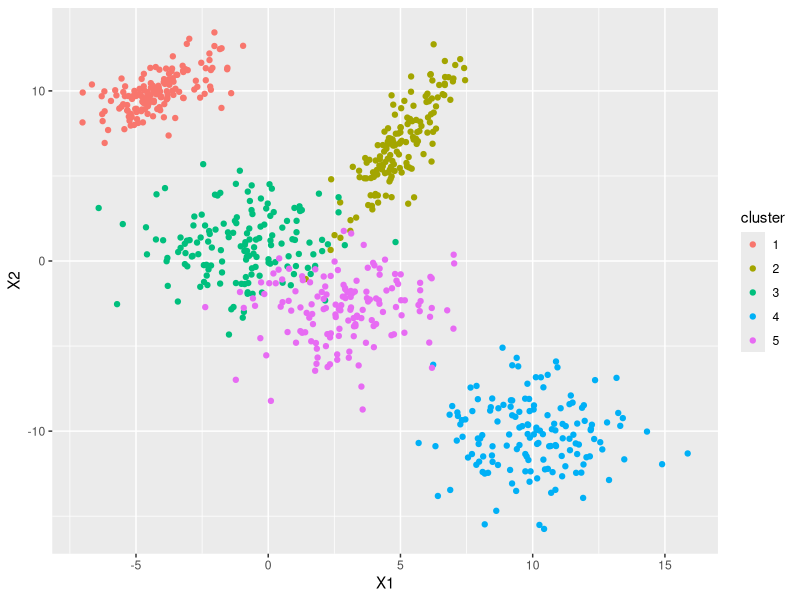
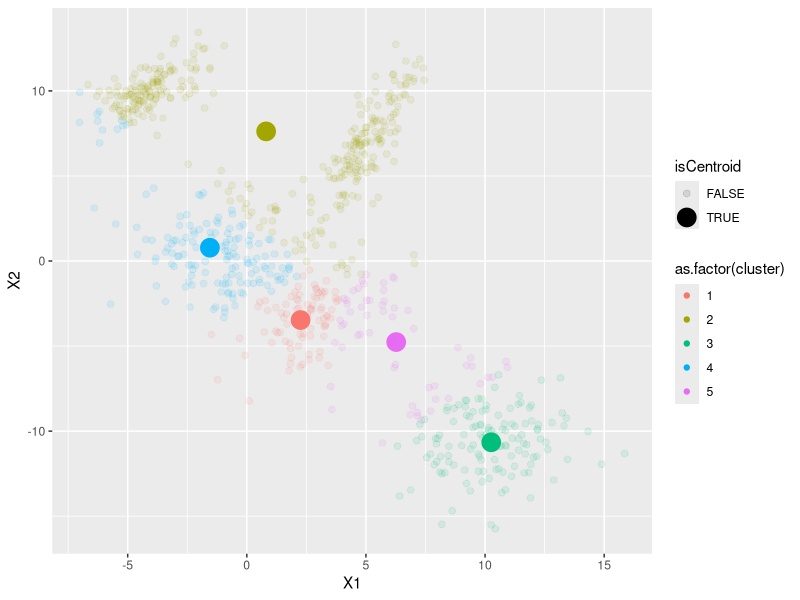

The R script that drew these images, in order:
# kmeans from first principles
# source :: http://enhancedatascience.com/2017/10/24/machine-learning-explained-kmeans/


# Goal :: split data in "k" groups represented by their means
# i.e. create k centers whihc minimize the distance between them and the points in their cluster


# Algorithmic approach

# 1. Randomly INITIALIZE the centers by selecting k-observations
# 2. While some CRITERIA (convergence) is NOT met:
#     a. ASSIGN each observation to its closest center
#     b. UPDATE each center :: the new centers are the mean of their observations
#     c. UPDATE the convergence criteria


# Build from scratch

require(MASS)
require(ggplot2)
set.seed(1234)

set1 = mvrnorm(n=150, c(-4,10), matrix(c(1.5,1,1,1.5),2))
set2 = mvrnorm(n=150, c(5,7), matrix(c(1,2,2,6),2))
set3 = mvrnorm(n=150, c(-1,1), matrix(c(4,0,0,4),2))
set4 = mvrnorm(n=150, c(10,-10), matrix(c(4,0,0,4),2))
set5 = mvrnorm(n=150, c(3,-3), matrix(c(4,0,0,4),2))

DF = data.frame(rbind(set1,set2,set3,set4,set5),
                cluster=as.factor(c(rep(1:5,each=150))))

ggplot(DF, aes(x=X1,y=X2, colour = cluster)) +
  geom_point()


# Now we build the component parts of the function
  
kmeansDer <- function(data, K=4, stop_crit=10e-5){
  
  # 1. INITIALISE clusters
  centroids=data[sample.int(nrow(data),K),]
  current_stop_crit=10000
  cluster=rep(0,nrow(data))
  converged=F
  it=1
  
  # 2. While CRITERIA is not met...
  while(current_stop_crit>=stop_crit & converged==F){
    it=it+1
    
    if (current_stop_crit<=stop_crit){
      converged=T
    }
    old_centroids=centroids
    
    # 2a. ASSIGN points to a centroid
    for (i in 1:nrow(data)){
      min_dist=10e10
      
      for (centroid in 1:nrow(centroids)){
        distance_to_centroid=sum((centroids[centroid,]-data[i,])^2)
        
        if (distance_to_centroid <= min_dist){
          cluster[i]=centroid
          min_dist=distance_to_centroid
        }
      }
    }
    
    # 2b. UPDATE each centroid (i.e. the means of their points!)
    for (i in 1:nrow(centroids)){
      centroids[i,]=apply(data[cluster==i,],2,mean)
    }
    
    # 2c. UPDATE stopping criteria
    current_stop_crit=mean((old_centroids-centroids)^2)
    return(list(data=data.frame(data,cluster),centroids=centroids))
  }
  
}  

# Run and view results
results=kmeansDer(DF[1:2],K=5)
results$centroids$cluster=1:5
results$data$isCentroid=F
results$centroids$isCentroid=T


data_plot=rbind(results$centroids,results$data)
ggplot(data_plot,aes(x=X1,y=X2,
                     color=as.factor(cluster),
                     size=isCentroid,
                     alpha=isCentroid)) + 
  geom_point()
